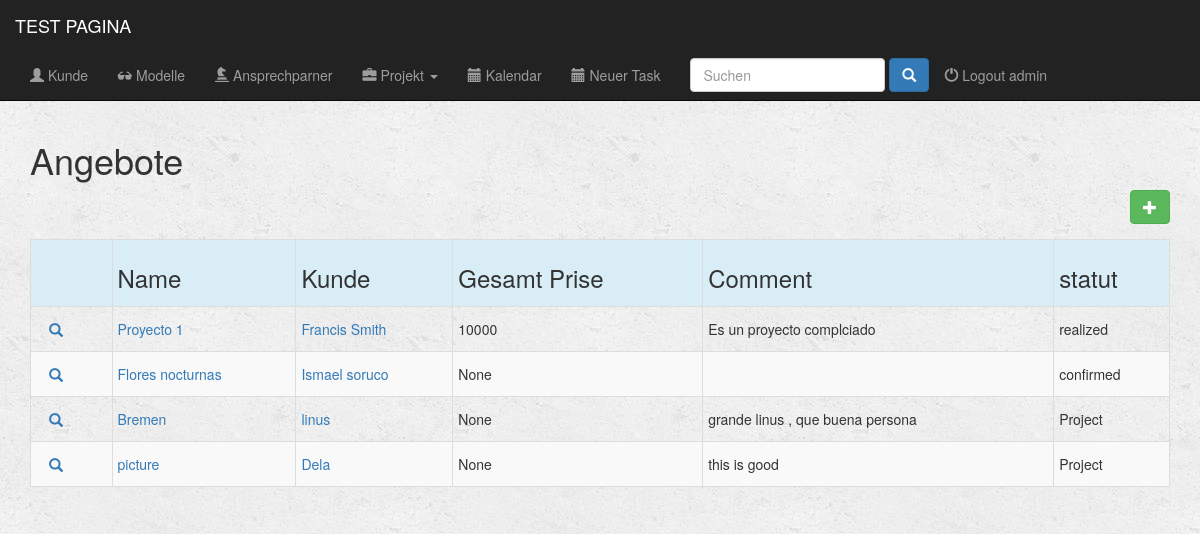
Screenshot of /apli/project/ (signed in) with the database file from the repository.
### apli/models.py (models this page shows, shortened)
class Project(models.Model):
    name = models.CharField(max_length=200)
    client = models.ForeignKey(Client, on_delete=models.CASCADE)
    start = models.DateField()
    finish = models.DateField()
    user = models.ForeignKey(User, on_delete=models.CASCADE)
    comment = models.CharField(max_length=500, blank=True)
    sort = models.CharField(max_length=8, choices=(('Angebot', 'angebot'), ('Auftrag', 'aufttrag'), ('Job', 'job'),), default='Angebot')
    statut = models.CharField(max_length=9, choices=(('Project', 'project'), ('Bestätigung', 'confirmed'), ('Fertig', 'realized'), ('bezhal', 'acquitted'), ('Absagen', 'canceled'),), default='Project')
    all_day = models.IntegerField(null=True, blank=True)
    half_day = models.IntegerField(null=True, blank=True)
    half_day_price_pro = models.IntegerField(null=True, blank=True)
    all_day_price_pro = models.IntegerField(null=True, blank=True)
    over_price_pro = models.IntegerField(null=True, blank=True)
    all_in_price_pro = models.IntegerField(null=True, blank=True)
    half_day_price_semipro = models.IntegerField(null=True, blank=True)
    all_day_price_semipro = models.IntegerField(null=True, blank=True)
    over_price_semipro = models.IntegerField(null=True, blank=True)
    all_in_price_semipro = models.IntegerField(null=True, blank=True)
    country = models.CharField(max_length=50, blank=True)
    city = models.CharField(max_length=50, blank=True)
    zip_code = models.CharField(max_length=15, blank=True)
    address = models.CharField(max_length=100, blank=True)
    comment_address = models.CharField(max_length=500, blank=True)
    honorary_base = models.IntegerField(null=True, blank=True)
    honorary_plus = models.IntegerField(null=True, blank=True)
    quantity_models_honorary_plus = models.IntegerField(null=True, blank=True)
    ms_price = models.IntegerField(null=True, blank=True)
    ms_hours = models.IntegerField(null=True, blank=True)
    requirement_price = models.IntegerField(null=True, blank=True)
    requirement_hours = models.IntegerField(null=True, blank=True)
    requisiten_price_for_each_model = models.IntegerField(null=True, blank=True)
    other_title = models.CharField(max_length=50, blank=True)
    other_description = models.CharField(max_length=200, blank=True)
    other_price = models.IntegerField(null=True, blank=True)
    other_hours = models.IntegerField(null=True, blank=True)
    photo_price = models.IntegerField(null=True, blank=True)
    photo_hours = models.IntegerField(null=True, blank=True)
    total_price = models.IntegerField(null=True, blank=True)
    tax = models.IntegerField(default=19)

class Client(models.Model):
    name = models.CharField(max_length=200)
    name_short = models.CharField(max_length=100, blank=True)
    company = models.CharField(max_length=200, blank=True)
    company_short = models.CharField(max_length=100, blank=True)
    country = models.CharField(max_length=50, blank=True)
    city = models.CharField(max_length=50, blank=True)
    zip_code = models.CharField(max_length=15, blank=True)
    address = models.CharField(max_length=100, blank=True)
    email = models.EmailField()
    phone_regex = RegexValidator(regex=r'^\+?1?\d{9,15}$', message="Phone number must be entered in the format: '+999999999'. Up to 15 digits allowed.")
    phone = models.CharField(validators=[phone_regex], max_length=15)
    comment = models.CharField(max_length=500, blank=True)
    class Meta:
        verbose_name = 'Client'
        verbose_name_plural = 'Clients'
    def __str__(self):
        return self.name

### apli/views.py (the view)
@login_required(login_url='/register/login/')
def index_project(request):
    all_projects = Project.objects.all()
    return render(request, 'apli/angebot/index_angebot.html', {'all_projects': all_projects})

### fullcalendar/fullcalendar.py (called while the page is built)
def css_url():
    return FULLCALENDAR['css_url']

def print_css_url():
    return FULLCALENDAR['print_css_url']

def javascript_url():
    return FULLCALENDAR['javascript_url']

def jquery_url():
    return FULLCALENDAR['jquery_url']

def jquery_ui_url():
    return FULLCALENDAR['jquery_ui_url']

### fullcalendar/templatetags/fullcalendar_tags.py (called while the page is built)
@register.inclusion_tag("fullcalendar/calendar_init.html")
def calendar_init(calendar_config_options):
    return {'calendar_config_options': mark_safe(calendar_config_options)}

@register.simple_tag
def fullcalendar_css_url():
    return css_url()

@register.simple_tag
def fullcalendar_print_css_url():
    return print_css_url()

@register.simple_tag
def fullcalendar_javascript_url():
    return javascript_url()

@register.simple_tag
def fullcalendar_jquery_url():
    return jquery_url()

@register.simple_tag
def fullcalendar_jquery_ui_url():
    return jquery_ui_url()

@register.simple_tag
def fullcalendar_css():
    url = fullcalendar_css_url()
    return mark_safe("<link href='%s' rel='stylesheet' />" % url)

@register.simple_tag
def fullcalendar_print_css():
    url = fullcalendar_print_css_url()
    return mark_safe("<link href='%s' rel='stylesheet' media='print' />" % url)

@register.simple_tag
def fullcalendar_jquery():
    url = fullcalendar_jquery_url()
    return mark_safe("<script src='%s'></script>" % url)

@register.simple_tag
def fullcalendar_jquery_ui():
    url = fullcalendar_jquery_ui_url()
    return mark_safe("<script src='%s'></script>" % url)

@register.simple_tag
def fullcalendar_javascript():
    url = fullcalendar_javascript_url()
    return mark_safe("<script src='%s'></script>" % url)

### apli/templates/apli/angebot/index_angebot.html
{% extends 'apli/base.html' %}
{% block body %}
    <div class="container">
        <div class=" form-group input-group form-inline col-md-12">
            <h1>Angebote</h1>
            <a href="{% url 'proyecto_new' %}" <button type="submit" class=" btn btn-success btn-md pull-right"><span class="glyphicon glyphicon-plus" aria-hidden="true"></span> </a>
        </div>
    </div>
    <div class="container">
        {% if all_projects %}
            <div class="table-responsive">
                <table class="table table-striped table-hover table-condensed table-bordered">
                    <tr class="active info">
                        <th></th>
                        <th><h3>Name</h3></th>
                        <th><h3>Kunde</h3></th>
                        <th><h3>Gesamt Prise</h3></th>
                        <th><h3>Comment</h3></th>
                        <th><h3>statut</h3></th>
                    </tr>
                    {% for project in all_projects %}
                        <tr>
                            <td>
                                <div class=" btn-group-xs">
                                    <div class="">
                                        <a href="{% url 'detail_project' project.id %}" class="btn btn-link btn-link glyphicon glyphicon-search"></a>
                                    </div>
                                </div>
                            </td>
                            <td><a href="{% url 'detail_project' project.id %}"><p class="form-control-static">{{project.name}}</p></a></td>
                            <td><a href="{% url 'detail_client' project.client.id %}"><p class="form-control-static">{{project.client}}</p></a></td>
                            <td><p class="form-control-static">{{project.total_price}}</p></td>
                            <td><p class="form-control-static">{{project.comment}}</p></td>
                            <td><p class="form-control-static">{{project.statut}}</p></td>
                        </tr>
                    {% endfor %}
                </table>
            </div>
        {% else %}
            <h3>No hay Project</h3>
        {% endif %}
    </div>
{% endblock%}

### apli/templates/apli/base.html (shortened to what this page needs)
{% load fullcalendar_tags %}
{% load static from staticfiles %}
<!DOCTYPE html>
<html lang="en">
    <head>
        {% fullcalendar_css %}
        {% fullcalendar_print_css %}
        <link rel="stylesheet" href="https://maxcdn.bootstrapcdn.com/bootstrap/3.3.6/css/bootstrap.min.css">
        <link rel="stylesheet" type="text/css" href="{% static 'apli/style.css' %}"/>
    </head>
    <body>
        <div class="container-fluid">
            <header>
                <div="row">
                    <nav class="navbar navbar-inverse navbar-fixed-top" role="navigation">
                        <div class="container-fluid">
                            <div class="navbar-header">
                                <a href="{% url 'dashboard' %}" class="navbar-brand">TEST PAGINA</a>
                            </div>
                            <div class="collapse navbar-collapse" id="topNavBar">
                                <ul class="nav navbar-nav">
                                    <li role="presentation" class="{% block clients_active %}{% endblock %}"><a href="{% url 'index_client' %}"><span class="glyphicon glyphicon-user" aria-hidden="true"></span> Kunde</a></li>
                                    <li role="presentation" class="{% block models_active %}{% endblock %}"><a href="{% url 'index_model' %}"><span class="glyphicon glyphicon-sunglasses" aria-hidden="true"></span> Modelle</a></li>
                                    <li role="presentation" class="{% block personas_active %}{% endblock %}"><a href="{% url 'index_person' %}"><span class="glyphicon glyphicon-knight" aria-hidden="true"></span> Ansprechparner</a></li>
                                    <li class="dropdown">
                                        <a href="#" class="dropdown-toggle {% block cotizaciones_active %}{% endblock %}" data-toggle="dropdown" role="button" aria-expanded="false">
                                            <span class="glyphicon glyphicon-briefcase" aria-hidden="true" class="{% block projects_active %}{% endblock %}"></span>
                                            Projekt
                                            <span class="caret"></span>
                                        </a>
                                    </li>
                                    <li role="presentation" class="{% block calendario_active %}{% endblock %}"><a href="{% url 'calendar_by_user' %}"><span class="glyphicon glyphicon-calendar" aria-hidden="true"></span> Kalendar</a></li>
                                    <li role="presentation" class="{% block task_active %}{% endblock %}}"><a href="{% url 'index_task' %}"><span class="glyphicon glyphicon-calendar" aria-hidden="true"></span> Neuer Task</a></li>
                                    <li role="presentation" >
                                        <form  method="GET" action="{% url 'busca' %}" class="navbar-form navbar-right" role="search" >
                                            <input type="text" placeholder="Suchen" class="form-control" name="q" value="{{ request.GET.q }}">
                                            <button type="submit" class="btn btn-primary ">
                                                <span class="glyphicon glyphicon-search"></span>
                                            </button>
                                        </form>
                                     </li>
                                    <div class= "nav navbar-nav" >
                                        {% if request.user.is_authenticated %}
                                            <li role="presentation" class="pull-right"><a href="{% url 'logout' %}" > <span class="glyphicon glyphicon-off" aria-hidden="true"></span> Logout {{ user }} </a></li>
                                        {% endif %}
                                    </div>
                                </ul>
                            </div>
                        </div>
                    </nav>
                </div>
        {% block body %}
        {% endblock %}
    </body>
</html>

### apli/static/apli/style.css (style rules this page uses)
body { background: white url("images/background.png"); }

### apli/templates/apli/base.html (style rules this page uses)
body { padding-top:60px; }

### rows the page displays
Project: name "Proyecto 1", client "Francis Smith", total_price "10000", comment "Es un proyecto complciado", statut "realized"
Project: name "Flores nocturnas", client "Ismael soruco", total_price "None", statut "confirmed"
Project: name "Bremen", client "linus", total_price "None", comment "grande linus , que buena persona", statut "Project"
Project: name "picture", client "Dela", total_price "None", comment "this is good", statut "Project"

### other values shown
{{ user }} "admin"
